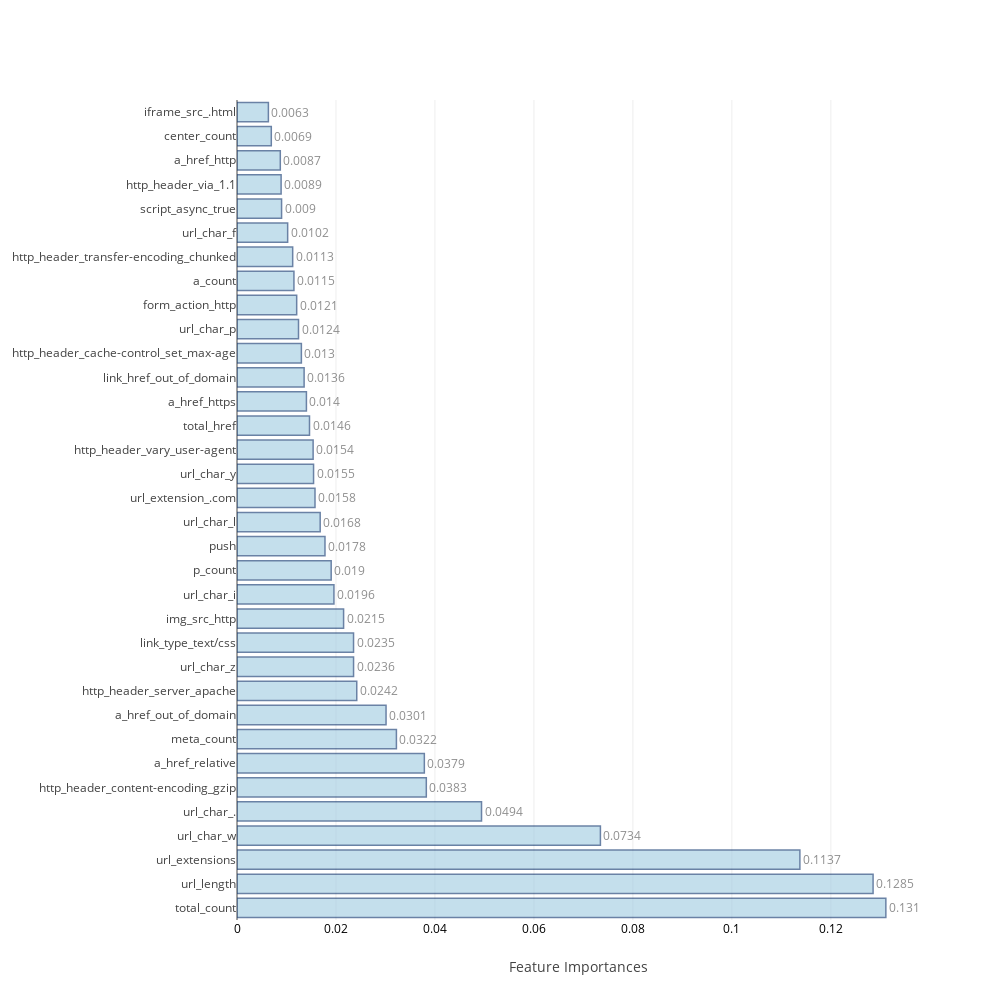

The code cell stored with this chart in its notebook:
### Markdown cell above
### <a id='1.B' style="text-decoration : none; color : #000000;"> B. Average Feature Importances</a>

### Code cell
feat_impt_plot(np.average(feat_imp,axis=0),columns)

### Figure 1 — Plotly figure (JSON) as saved in the notebook; plotly's stock layout.template omitted (floating-point values rounded to 4 significant figures)
{"data": [{"marker": {"color": "rgb(158,202,225)", "line": {"color": "rgb(8,48,107)", "width": 1.5}}, "opacity": 0.6, "orientation": "h", "text": [0.1311, 0.1285, 0.1137, 0.0734, 0.0494, 0.0383, 0.0379, 0.0322, 0.0301, 0.0242, 0.0236, 0.0235, 0.0215, 0.0196, 0.019, 0.0178, 0.0168, 0.0158, 0.0155, 0.0154, 0.0146, 0.014, 0.0136, 0.013, 0.0124, 0.0121, 0.0115, 0.0113, 0.0102, 0.009, 0.0089, 0.0087, 0.0069, 0.0063], "textposition": "outside", "type": "bar", "uid": "39b6b766-894f-4969-8e77-36b3c3ea64f4", "x": [0.1311, 0.1285, 0.1137, 0.07343, 0.04941, 0.03825, 0.03786, 0.03221, 0.03012, 0.0242, 0.02355, 0.02355, 0.02154, 0.01959, 0.01903, 0.01778, 0.01681, 0.01576, 0.01547, 0.01538, 0.01465, 0.01403, 0.01356, 0.01301, 0.01243, 0.01206, 0.0115, 0.01125, 0.01024, 0.009008, 0.008914, 0.00875, 0.00693, 0.006343], "y": ["total_count", "url_length", "url_extensions", "url_char_w", "url_char_.", "http_header_content-encoding_gzip", "a_href_relative", "meta_count", "a_href_out_of_domain", "http_header_server_apache", "url_char_z", "link_type_text/css", "img_src_http", "url_char_i", "p_count", "push", "url_char_l", "url_extension_.com", "url_char_y", "http_header_vary_user-agent", "total_href", "a_href_https", "link_href_out_of_domain", "http_header_cache-control_set_max-age", "url_char_p", "form_action_http", "a_count", "http_header_transfer-encoding_chunked", "url_char_f", "script_async_true", "http_header_via_1.1", "a_href_http", "center_count", "iframe_src_.html"]}], "layout": {"autosize": false, "height": 1000, "width": 1000, "xaxis": {"tickfont": {"color": "black", "size": 12}, "title": "Feature Importances"}, "yaxis": {"automargin": true}}}
